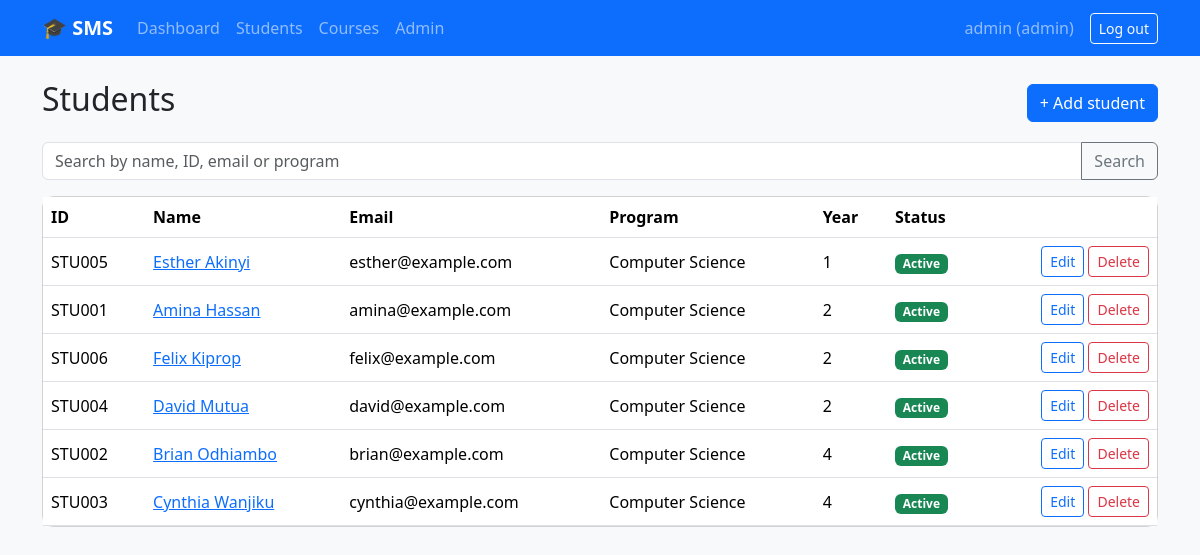
The app's page /students/ (signed in) with its own data.
### students/models.py (models this page shows, shortened)
class Student(models.Model):
    class Gender(models.TextChoices):
        MALE = "M", "Male"
        FEMALE = "F", "Female"
        OTHER = "O", "Other"
    user = models.OneToOneField(
        settings.AUTH_USER_MODEL, on_delete=models.SET_NULL,
        null=True, blank=True, related_name="student_profile",
    )
    student_id = models.CharField(max_length=20, unique=True)
    first_name = models.CharField(max_length=60)
    last_name = models.CharField(max_length=60)
    email = models.EmailField(unique=True)
    phone = models.CharField(max_length=20, blank=True)
    date_of_birth = models.DateField(null=True, blank=True)
    gender = models.CharField(max_length=1, choices=Gender.choices, blank=True)
    address = models.CharField(max_length=200, blank=True)
    program = models.CharField(max_length=100, blank=True)
    year_of_study = models.PositiveSmallIntegerField(
        default=1, validators=[MinValueValidator(1), MaxValueValidator(8)])
    is_active = models.BooleanField(default=True)
    created_at = models.DateTimeField(auto_now_add=True)
    class Meta:
        ordering = ["last_name", "first_name"]
    @property
    def full_name(self):
        return f"{self.first_name} {self.last_name}"
    def get_absolute_url(self):
        return reverse("student_detail", args=[self.pk])

### students/views.py (the view)
# urls.py: path("students/", v.StudentList.as_view(), name="student_list"),
class StudentList(StaffRequiredMixin, ListView):
    model = Student
    paginate_by = 10
    template_name = "students/student_list.html"
    def get_queryset(self):
        qs = super().get_queryset()
        q = self.request.GET.get("q", "").strip()
        if q:
            qs = qs.filter(Q(first_name__icontains=q) | Q(last_name__icontains=q) |
                           Q(student_id__icontains=q) | Q(email__icontains=q) |
                           Q(program__icontains=q))
        return qs
    def get_context_data(self, **kw):
        ctx = super().get_context_data(**kw)
        ctx["q"] = self.request.GET.get("q", "")
        return ctx

### students/views.py (called while the page is built)
    def test_func(self):
        return self.request.user.is_staff

### templates/students/student_list.html (shortened to what this page needs)
{% extends 'base.html' %}
{% block content %}
<div class="d-flex justify-content-between align-items-center mb-3">
  <h2>Students</h2><a class="btn btn-primary" href="{% url 'student_add' %}">+ Add student</a>
</div>
<form class="input-group mb-3" method="get">
  <input class="form-control" name="q" value="{{ q }}" placeholder="Search by name, ID, email or program">
  <button class="btn btn-outline-secondary">Search</button>
</form>
<div class="card"><table class="table table-hover mb-0 align-middle">
<thead><tr><th>ID</th><th>Name</th><th>Email</th><th>Program</th><th>Year</th><th>Status</th><th></th></tr></thead><tbody>
{% for s in object_list %}
<tr><td>{{ s.student_id }}</td><td><a href="{{ s.get_absolute_url }}">{{ s.full_name }}</a></td><td>{{ s.email }}</td>
<td>{{ s.program }}</td><td>{{ s.year_of_study }}</td>
<td>{% if s.is_active %}<span class="badge bg-success">Active</span>{% else %}<span class="badge bg-secondary">Inactive</span>{% endif %}</td>
<td class="text-end"><a class="btn btn-sm btn-outline-primary" href="{% url 'student_edit' s.pk %}">Edit</a>
<a class="btn btn-sm btn-outline-danger" href="{% url 'student_delete' s.pk %}">Delete</a></td></tr>
{% empty %}<tr><td colspan="7" class="text-center text-muted py-4">No students found.</td></tr>{% endfor %}
</tbody></table></div>
{% endblock %}

### templates/base.html (shortened to what this page needs)
<!doctype html>
<html lang="en">
<head>
  <link href="https://cdn.jsdelivr.net/npm/bootstrap@5.3.3/dist/css/bootstrap.min.css" rel="stylesheet">
  {% load static %}
  <link href="{% static 'style.css' %}" rel="stylesheet">
</head>
<body class="bg-light">
<nav class="navbar navbar-expand-lg navbar-dark bg-primary mb-4">
  <div class="container">
    <a class="navbar-brand fw-bold" href="{% url 'dashboard' %}">🎓 SMS</a>
    <div class="collapse navbar-collapse" id="nav">
      {% if user.is_authenticated %}
      <ul class="navbar-nav me-auto">
        <li class="nav-item"><a class="nav-link" href="{% url 'dashboard' %}">Dashboard</a></li>
        {% if user.is_staff %}<li class="nav-item"><a class="nav-link" href="{% url 'student_list' %}">Students</a></li>{% endif %}
        <li class="nav-item"><a class="nav-link" href="{% url 'course_list' %}">Courses</a></li>
        {% if user.is_staff %}<li class="nav-item"><a class="nav-link" href="/admin/">Admin</a></li>{% endif %}
      </ul>
      <span class="navbar-text me-3">{{ user.get_full_name|default:user.username }}{% if user.is_staff %} (admin){% endif %}</span>
      <form method="post" action="{% url 'logout' %}">{% csrf_token %}<button class="btn btn-outline-light btn-sm">Log out</button></form>
      {% else %}
      <ul class="navbar-nav ms-auto">
        <li class="nav-item"><a class="nav-link" href="{% url 'login' %}">Log in</a></li>
        <li class="nav-item"><a class="nav-link" href="{% url 'signup' %}">Sign up</a></li>
      </ul>
      {% endif %}
    </div>
  </div>
</nav>
<main class="container pb-5">
  {% block content %}{% endblock %}
</main>
</body>
</html>

### static/style.css (style rules this page uses)
.card { border-radius: .75rem; }

### records on screen
Student: student_id "STU005", full_name "Esther Akinyi", email "esther@example.com", program "Computer Science", year_of_study "1", is_active "Active"
Student: student_id "STU001", full_name "Amina Hassan", email "amina@example.com", program "Computer Science", year_of_study "2", is_active "Active"
Student: student_id "STU006", full_name "Felix Kiprop", email "felix@example.com", program "Computer Science", year_of_study "2", is_active "Active"
Student: student_id "STU004", full_name "David Mutua", email "david@example.com", program "Computer Science", year_of_study "2", is_active "Active"
Student: student_id "STU002", full_name "Brian Odhiambo", email "brian@example.com", program "Computer Science", year_of_study "4", is_active "Active"
Student: student_id "STU003", full_name "Cynthia Wanjiku", email "cynthia@example.com", program "Computer Science", year_of_study "4", is_active "Active"

### other values on screen
{{ user.get_full_name|default:user.username }} "admin"
